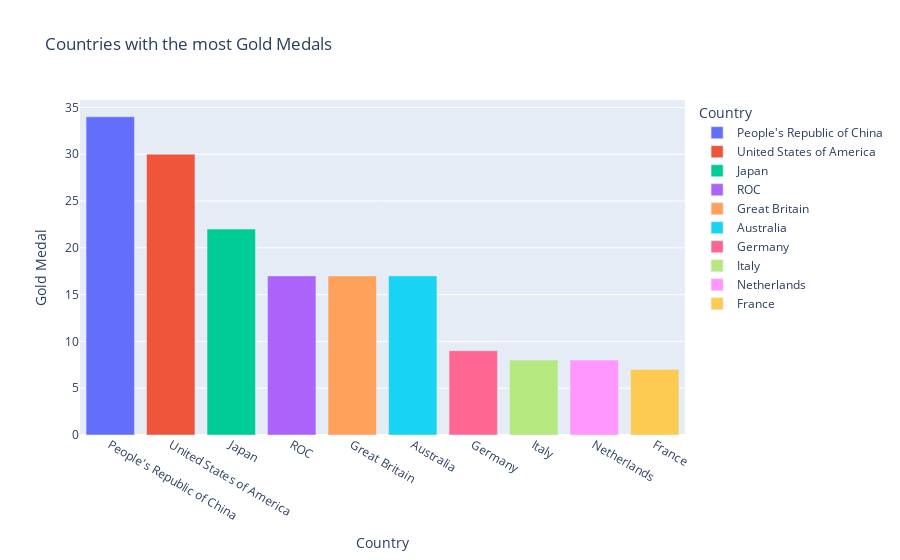

The notebook cell this image was saved under:
### Code cell
tokyo_md_10=tokyo_md.head(10)
px.bar(tokyo_md_10,x='Country',y='Gold Medal',title='Countries with the most Gold Medals',color='Country')

### Figure 1 — Plotly figure (JSON) as saved in the notebook; plotly's stock layout.template omitted (floating-point values rounded to 4 significant figures)
{"data": [{"alignmentgroup": "True", "hovertemplate": "Country=%{x}<br>Gold Medal=%{y}<extra></extra>", "legendgroup": "People's Republic of China", "marker": {"color": "#636efa"}, "name": "People's Republic of China", "offsetgroup": "People's Republic of China", "orientation": "v", "showlegend": true, "textposition": "auto", "type": "bar", "x": ["People's Republic of China"], "xaxis": "x", "y": [34], "yaxis": "y"}, {"alignmentgroup": "True", "hovertemplate": "Country=%{x}<br>Gold Medal=%{y}<extra></extra>", "legendgroup": "United States of America", "marker": {"color": "#EF553B"}, "name": "United States of America", "offsetgroup": "United States of America", "orientation": "v", "showlegend": true, "textposition": "auto", "type": "bar", "x": ["United States of America"], "xaxis": "x", "y": [30], "yaxis": "y"}, {"alignmentgroup": "True", "hovertemplate": "Country=%{x}<br>Gold Medal=%{y}<extra></extra>", "legendgroup": "Japan", "marker": {"color": "#00cc96"}, "name": "Japan", "offsetgroup": "Japan", "orientation": "v", "showlegend": true, "textposition": "auto", "type": "bar", "x": ["Japan"], "xaxis": "x", "y": [22], "yaxis": "y"}, {"alignmentgroup": "True", "hovertemplate": "Country=%{x}<br>Gold Medal=%{y}<extra></extra>", "legendgroup": "ROC", "marker": {"color": "#ab63fa"}, "name": "ROC", "offsetgroup": "ROC", "orientation": "v", "showlegend": true, "textposition": "auto", "type": "bar", "x": ["ROC"], "xaxis": "x", "y": [17], "yaxis": "y"}, {"alignmentgroup": "True", "hovertemplate": "Country=%{x}<br>Gold Medal=%{y}<extra></extra>", "legendgroup": "Great Britain", "marker": {"color": "#FFA15A"}, "name": "Great Britain", "offsetgroup": "Great Britain", "orientation": "v", "showlegend": true, "textposition": "auto", "type": "bar", "x": ["Great Britain"], "xaxis": "x", "y": [17], "yaxis": "y"}, {"alignmentgroup": "True", "hovertemplate": "Country=%{x}<br>Gold Medal=%{y}<extra></extra>", "legendgroup": "Australia", "marker": {"color": "#19d3f3"}, "name": "Australia", "offsetgroup": "Australia", "orientation": "v", "showlegend": true, "textposition": "auto", "type": "bar", "x": ["Australia"], "xaxis": "x", "y": [17], "yaxis": "y"}, {"alignmentgroup": "True", "hovertemplate": "Country=%{x}<br>Gold Medal=%{y}<extra></extra>", "legendgroup": "Germany", "marker": {"color": "#FF6692"}, "name": "Germany", "offsetgroup": "Germany", "orientation": "v", "showlegend": true, "textposition": "auto", "type": "bar", "x": ["Germany"], "xaxis": "x", "y": [9], "yaxis": "y"}, {"alignmentgroup": "True", "hovertemplate": "Country=%{x}<br>Gold Medal=%{y}<extra></extra>", "legendgroup": "Italy", "marker": {"color": "#B6E880"}, "name": "Italy", "offsetgroup": "Italy", "orientation": "v", "showlegend": true, "textposition": "auto", "type": "bar", "x": ["Italy"], "xaxis": "x", "y": [8], "yaxis": "y"}, {"alignmentgroup": "True", "hovertemplate": "Country=%{x}<br>Gold Medal=%{y}<extra></extra>", "legendgroup": "Netherlands", "marker": {"color": "#FF97FF"}, "name": "Netherlands", "offsetgroup": "Netherlands", "orientation": "v", "showlegend": true, "textposition": "auto", "type": "bar", "x": ["Netherlands"], "xaxis": "x", "y": [8], "yaxis": "y"}, {"alignmentgroup": "True", "hovertemplate": "Country=%{x}<br>Gold Medal=%{y}<extra></extra>", "legendgroup": "France", "marker": {"color": "#FECB52"}, "name": "France", "offsetgroup": "France", "orientation": "v", "showlegend": true, "textposition": "auto", "type": "bar", "x": ["France"], "xaxis": "x", "y": [7], "yaxis": "y"}], "layout": {"barmode": "relative", "legend": {"title": {"text": "Country"}, "tracegroupgap": 0}, "title": {"text": "Countries with the most Gold Medals"}, "xaxis": {"anchor": "y", "categoryarray": ["People's Republic of China", "United States of America", "Japan", "ROC", "Great Britain", "Australia", "Germany", "Italy", "Netherlands", "France"], "categoryorder": "array", "domain": [0, 1], "title": {"text": "Country"}}, "yaxis": {"anchor": "x", "domain": [0, 1], "title": {"text": "Gold Medal"}}}}
